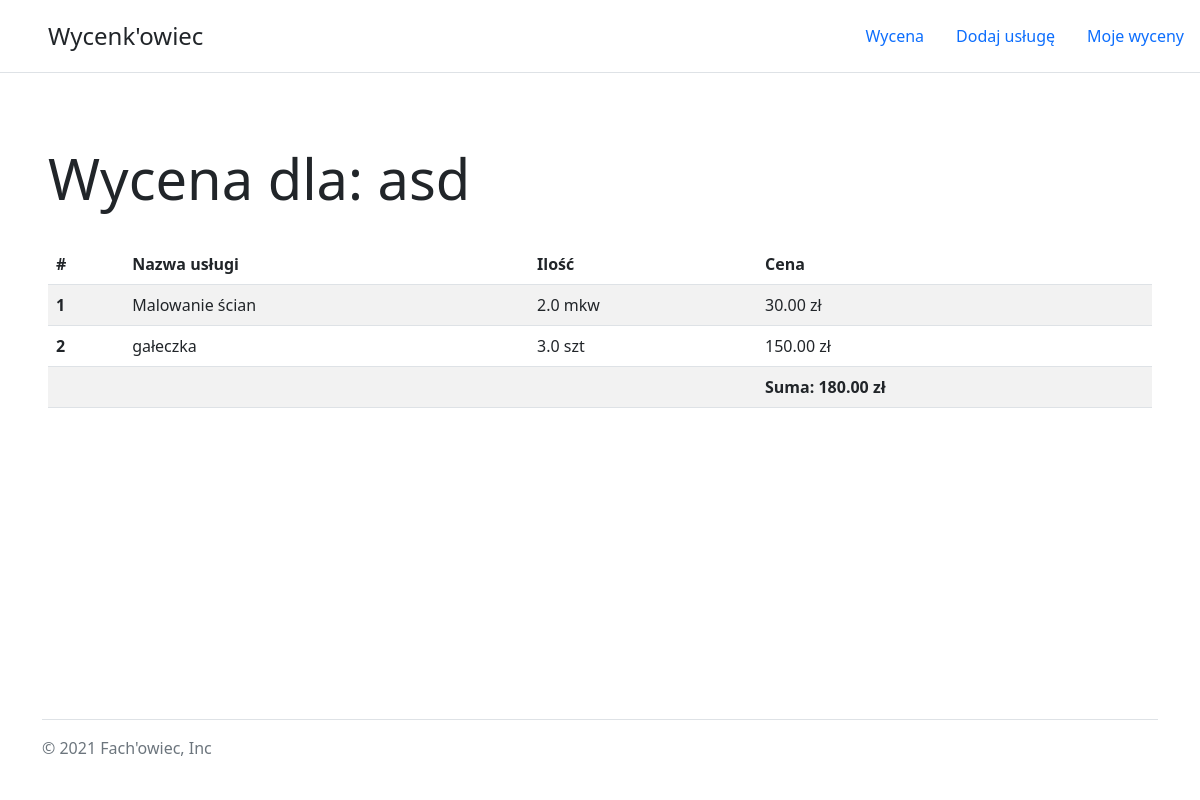
The page /pricing/2 on the database its author committed.
### main/models.py (models this page shows)
class Pricing(models.Model):
    client = models.CharField(max_length=64)
    services = models.ManyToManyField(Service, through='PricingService')
    discount = models.IntegerField(default=0)
    user = models.ForeignKey(User, on_delete=models.CASCADE)
    created = models.DateTimeField(auto_now_add=True)

class PricingService(models.Model):
    service = models.ForeignKey(Service, on_delete=models.CASCADE)
    pricing = models.ForeignKey(Pricing, on_delete=models.CASCADE)
    quantity = models.FloatField()

class Service(models.Model):
    name = models.CharField(max_length=64)
    unit = models.CharField(max_length=16)
    unit_price = models.FloatField()

### main/views.py (the view)
# urls.py: path('pricing/<int:id>', PricingDetailsView.as_view()),
class PricingDetailsView(View):
    def get(self, request, id):
        pricing = Pricing.objects.get(pk=id)
        services = PricingService.objects.filter(pricing=pricing)
        sum = 0
        for service in services:
            cost = service.quantity * service.service.unit_price
            service.cost = round(cost, 2)
            sum += service.cost
        return render(request, "pricing_details.html", {'pricing': pricing, 'services': services, 'sum': sum})

### main/templates/pricing_details.html (shortened to what this page needs)
{% extends "__base__.html" %}
{% load static %}
{% block content %}
<h1 class="display-4">Wycena dla: {{ pricing.client }}</h1>
<br>
<table class="table table-striped">
  <thead>
    <tr>
      <th scope="col">#</th>
      <th scope="col">Nazwa usługi</th>
      <th scope="col">Ilość</th>
      <th scope="col">Cena</th>
    </tr>
  </thead>
  <tbody>
  {% for service in services %}
    <tr>
      <th scope="row">{{ forloop.counter }}</th>
      <td>{{ service.service.name }}</td>
      <td>{{ service.quantity }} {{ service.service.unit }}</td>
      <td>{{ service.cost|floatformat:2 }} zł</td>
    </tr>
  {% endfor %}
  <tr>
      <th scope="row"></th>
      <td></td>
      <td></td>
      <td><b> Suma: {{ sum|floatformat:2 }} zł</b></td>
    </tr>
  </tbody>
</table>
{% endblock content %}

### rows shown on the page
Pricing: client "asd"
PricingService: service.name "Malowanie ścian", quantity "2.0", service.unit "mkw", cost "30.00"
PricingService: service.name "gałeczka", quantity "3.0", service.unit "szt", cost "150.00"

### other values the page prints
{{ sum|floatformat:2 }} "180.00"
